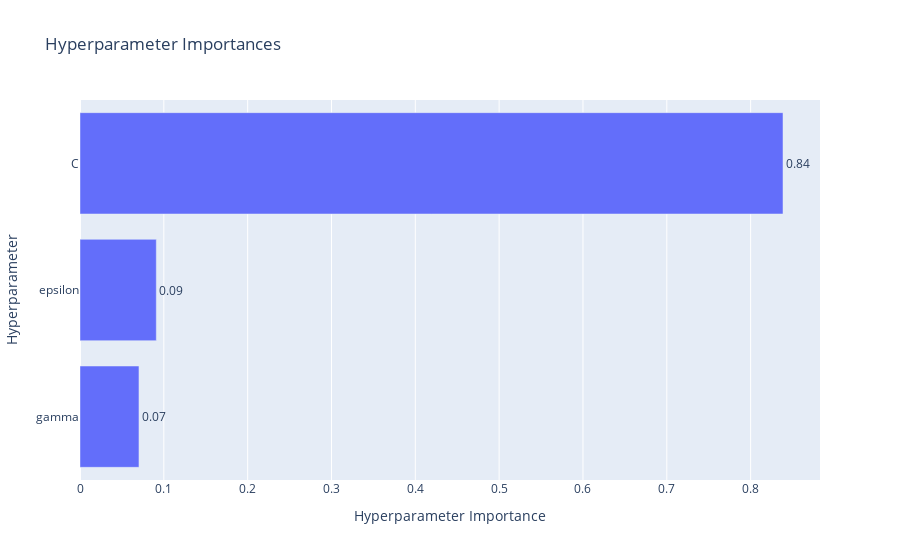

Write notebook code for a chart like this one.
### Code cell
optuna.visualization.plot_param_importances(study_svm)

### Figure 1 — Plotly figure (JSON) as saved in the notebook; plotly's stock layout.template omitted (floating-point values rounded to 4 significant figures)
{"data": [{"cliponaxis": false, "hovertemplate": ["gamma (CategoricalDistribution): 0.07034751563280336<extra></extra>", "epsilon (FloatDistribution): 0.09103499534376804<extra></extra>", "C (FloatDistribution): 0.8386174890234286<extra></extra>"], "name": "Objective Value", "orientation": "h", "text": ["0.07", "0.09", "0.84"], "textposition": "outside", "type": "bar", "x": [0.07035, 0.09103, 0.8386], "y": ["gamma", "epsilon", "C"]}], "layout": {"title": {"text": "Hyperparameter Importances"}, "xaxis": {"title": {"text": "Hyperparameter Importance"}}, "yaxis": {"title": {"text": "Hyperparameter"}}}}
